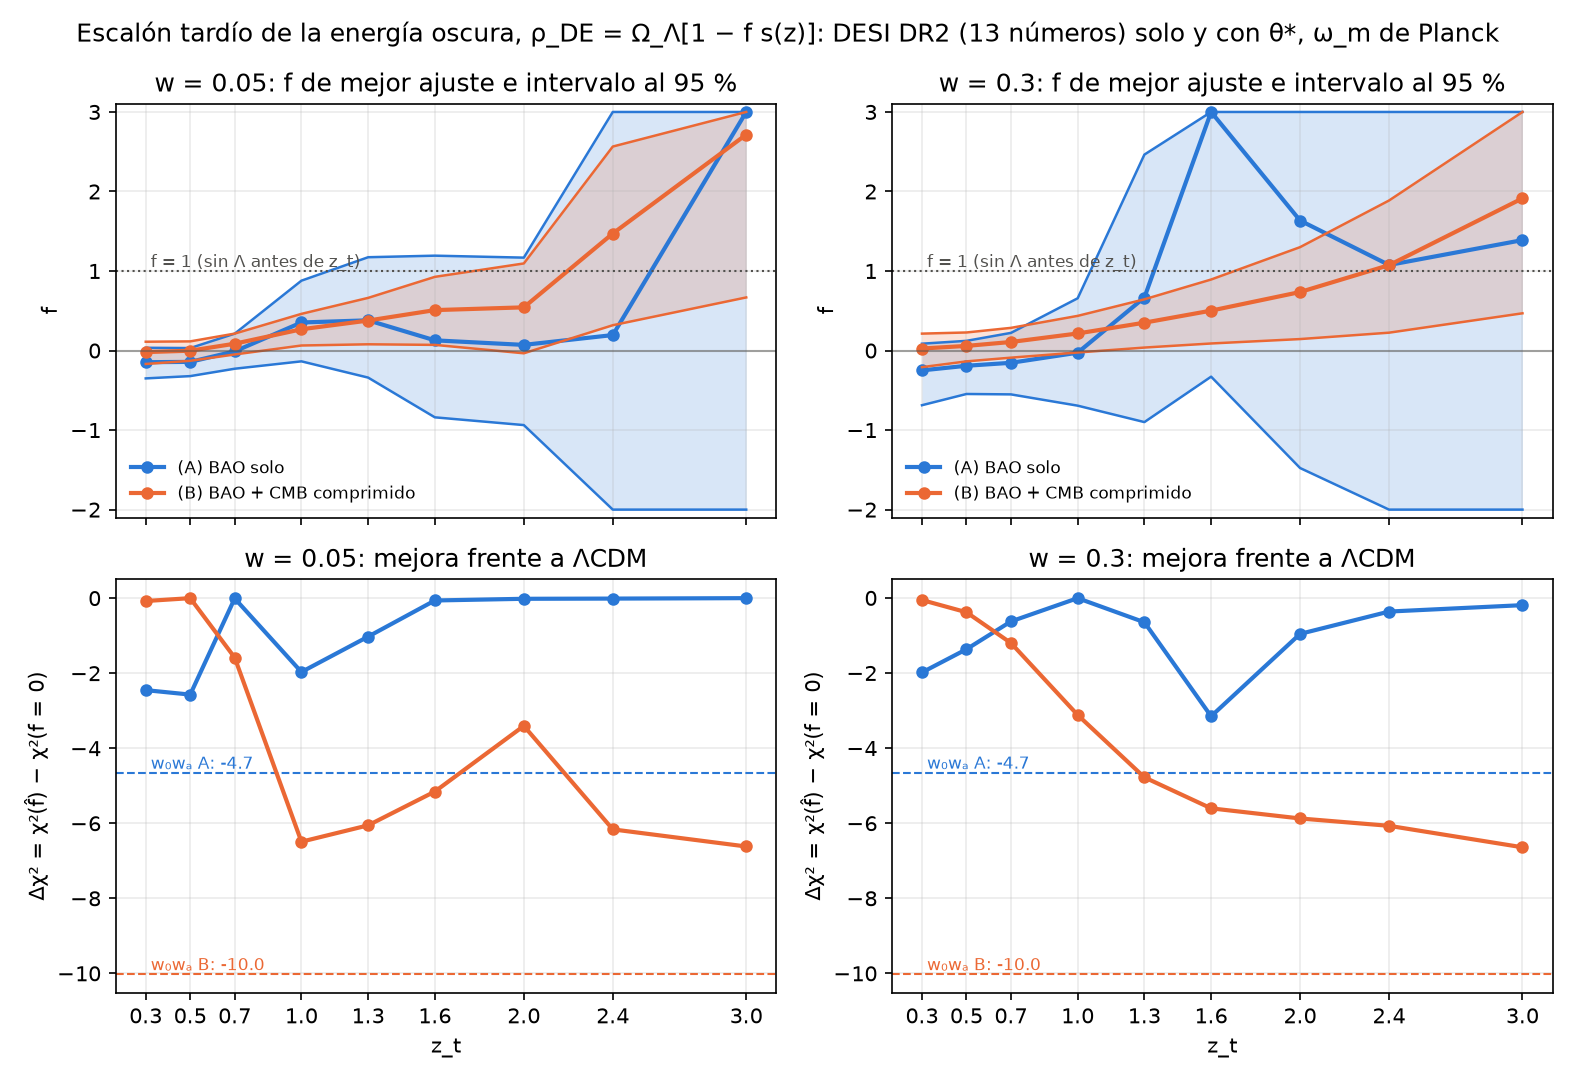

Write the Python code that produced this figure.
#!/usr/bin/env python3
"""
Exploration only (ESCALON.md): how late can dark energy switch on? Sweep of a deterministic step.

Model (flat):  rho_DE(z) / rho_crit,0 = Omega_L [1 - f s(z)],   s(z) = 1/2 [1 + tanh((ln(1+z) - ln(1+z_t)) / w)],
s -> 1 in the past: f = 1 is dark energy absent before z_t, f = 2 a sign change, f = 0 LCDM. Flatness fixes Omega_L today,
Omega_L [1 - f s(0)] = 1 - Omega_m (- Omega_r in B), so the shape actually used is g(z) = [1 - f s(z)] / [1 - f s(0)]
(s(0) < 4e-5 for w = 0.05; up to 0.15 for w = 0.3, z_t = 0.3). Distances are exact integrals (Simpson on fixed grids, checked
against quad), H^2 > 0 is checked on every grid point (a violation gives chi^2 = inf and is reported).
Grid: z_t in {0.3, 0.5, 0.7, 1.0, 1.3, 1.6, 2.0, 2.4, 3.0} x w in {0.05, 0.3}; profile of chi^2 in f in [-2, 3] (step 0.05)
with the 13 DESI DR2 numbers and the official covariance, in two treatments:
  (A) BAO only: Omega_m and h r_d free (h r_d analytic, Omega_m by bounded Brent), no radiation, as cuesta.py.
  (B) BAO + compressed CMB: parameters (h, omega_m, f). r_d(omega_m) and r_s(z_*; omega_m) from the no-dark-energy integral of
      everpresent/rdcalc.py (omega_b = 0.02237, z_d scaled with Eisenstein-Hu, normalised to CAMB at Planck as rd_planck.json),
      z_* scaled with omega_m by Hu-Sugiyama (theta_star.py); D_M(z_*) with the modified history (radiation included);
      100 theta_* = 100 r_s(z_*) / D_M(z_*), calibrated so that the Planck LCDM history gives CAMB's value (rd_planck.json,
      the "calibrated" variant of theta_star.py). chi^2 adds [(100 theta_* - 1.04110) / 0.00031]^2 (theta_star.py, Planck 2018
      Table 2) and [(omega_m - 0.14301) / 0.0011]^2 (omega_m incl. nu of rd_planck.json; the error is not in the repo files:
      Planck 2018 VI, arXiv:1807.06209, Table 2, TT,TE,EE+lowE+lensing, Omega_m h^2 = 0.1430 +- 0.0011, checked on arXiv).
      (h, omega_m) by least squares (trf, bounds) on the whitened residuals.
Per cell: best f, Delta chi^2 = chi^2(f_best) - chi^2(f = 0) (<= 0), the 95 % interval of f (Delta chi^2 = 3.84 from the
minimum, connected interval around the best fit, edges / H^2 > 0 wall flagged), Delta chi^2 at f = 1, and in (B) H0 and
Omega_m of the best fit. For comparison, Delta chi^2 of flat w0waCDM with the same data: (A) cuesta.fit_both (same priors);
(B) (h, omega_m, w0, wa) with the same CMB terms, multi-start least squares with the DESI priors w0 in [-3, 1], wa in [-3, 2],
w0 + wa < 0.
Look-elsewhere: N_UNI = 2000 noise-only LCDM universes, the noise vectors of cuesta.py (seed 20261105, official covariance);
truth = the LCDM best fit of each treatment ((A): Omega_m, h r_d; (B): h, omega_m, which also sets the "observed" theta_* and
omega_m, perturbed with their Planck errors, seed SEED_CMB). Same sweep per universe (coarse f grid, step 0.25, plus bounded
refinement); distribution of the best Delta chi^2 over (z_t, w, f); global p-value = fraction of universes with a best
Delta chi^2 at least as negative as the observed one; local p-values per cell as well.

    ../venv/bin/python escalon.py        # writes escalon.{json,txt,png} and escalon_universos.npz; nothing in results/ or papers
"""

from __future__ import annotations

import json
import sys
import time
from multiprocessing import Pool
from pathlib import Path

import numpy as np
from scipy.integrate import quad
from scipy.interpolate import CubicSpline
from scipy.linalg import solve_triangular
from scipy.optimize import brentq, least_squares, minimize_scalar

HERE = Path(__file__).resolve().parent
sys.path.insert(0, str(HERE.parent / "cuesta"))
sys.path.insert(0, str(HERE.parent / "everpresent"))
import cuesta as CU  # noqa: E402  (data, Simpson grid, LCDM / w0wa fitters, noise seed)
import rdcalc as RC  # noqa: E402  (c_s, rd_standard, zd, NORM, OMB; reads rd_planck.json)

C_KMS = CU.C_KMS
RDJ = RC.RDJ
ZT_GRID = (0.3, 0.5, 0.7, 1.0, 1.3, 1.6, 2.0, 2.4, 3.0)
W_GRID = (0.05, 0.3)
F_FINE = np.round(np.arange(-2.0, 3.0 + 1e-9, 0.05), 3)
F_COARSE = np.round(np.arange(-2.0, 3.0 + 1e-9, 0.25), 3)
F_LO, F_HI = -2.0, 3.0
DCHI2_95 = 3.84
N_UNI = CU.N_UNI
SEED_CMB = 20261111
# Planck 2018, TT,TE,EE+lowE+lensing (arXiv:1807.06209 Table 2)
TH_P, SIG_TH = 1.04110, 0.00031  # as everpresent/cmb_real/theta_star.py
WM_P = RDJ["omega_m_incl_nu"]  # 0.14301 (omega_b + omega_c + omega_nu of ou_cmb.PLANCK18)
SIG_WM = 0.0011  # Omega_m h^2 = 0.1430 +- 0.0011; not in rd_planck.json / theta_star.py, taken from Table 2 (checked)
H0_P = RDJ["H0"]
OMR = RDJ["omega_r"]
ZSTAR = RDJ["zstar"]
TH_CAMB = RDJ["thetastar100"]
BOUNDS_B = ([0.4, 0.05], [1.0, 0.30])  # h, omega_m
BOUNDS_W = ([0.4, 0.05, -3.0, -3.0], [1.0, 0.30, 1.0, 2.0])  # h, omega_m, w0, wa (DESI DR2 priors on w0, wa)
W_STARTS = ((-1.0, 0.0), (-0.5, -1.6), (-1.2, 0.8), (-0.75, -1.0), (-0.3, -2.5), (-0.9, -0.3))
BIG = 1e8

# ----------------------------------------------------------------------------------------------------------------------
# data and grids (low z from cuesta.py: 7 Simpson segments [z_{k-1}, z_k], 128 subintervals; high z: Simpson in u = ln(1+z))
# ----------------------------------------------------------------------------------------------------------------------
OBS, COV, CINV, L_COV = CU.OBS, CU.COV, CU.CINV, CU.L_COV
Z, ZU, ROW_Z, SEG, ZG, WG = CU.Z, CU.ZU, CU.ROW_Z, CU.SEG, CU.ZG, CU.WG
IS_DM, IS_DH = CU.IS_DM, CU.IS_DH
_1PZ, _1PZ3, _1PZ4 = 1.0 + ZG, (1.0 + ZG) ** 3, (1.0 + ZG) ** 4
_1PZU, _1PZU3, _1PZU4 = 1.0 + ZU, (1.0 + ZU) ** 3, (1.0 + ZU) ** 4
N_HI = 4001
U_HI = np.linspace(np.log1p(ZU[-1]), np.log1p(ZSTAR), N_HI)
_W_HI = np.ones(N_HI)
_W_HI[1:-1:2], _W_HI[2:-1:2] = 4.0, 2.0
_W_HI *= (U_HI[-1] - U_HI[0]) / (N_HI - 1) / 3.0
_EU, _E3U, _E4U = np.exp(U_HI), np.exp(3 * U_HI), np.exp(4 * U_HI)
Z_HI = _EU - 1.0


def step_s(z, zt: float, w: float):
    return 0.5 * (1.0 + np.tanh((np.log1p(z) - np.log1p(zt)) / w))


class Cell:
    """s(z) of one (z_t, w) on the three grids and at z = 0."""

    def __init__(self, zt: float, w: float):
        self.zt, self.w = zt, w
        self.s_lo, self.s_u, self.s_hi, self.s0 = step_s(ZG, zt, w), step_s(ZU, zt, w), step_s(Z_HI, zt, w), float(step_s(0.0, zt, w))
        self.name = f"zt_{zt:g}|w_{w:g}"

    def shapes(self, f: float):
        n = 1.0 - f * self.s0
        return (1.0 - f * self.s_lo) / n, (1.0 - f * self.s_u) / n, (1.0 - f * self.s_hi) / n


CELLS = [Cell(zt, w) for w in W_GRID for zt in ZT_GRID]


def cpl_shapes(w0: float, wa: float):
    p = 3.0 * (1.0 + w0 + wa)
    g_lo = _1PZ**p * np.exp(-3.0 * wa * ZG / _1PZ)
    g_u = _1PZU**p * np.exp(-3.0 * wa * ZU / _1PZU)
    g_hi = np.exp(p * U_HI) * np.exp(-3.0 * wa * (1.0 - 1.0 / _EU))
    return g_lo, g_u, g_hi


def dist_lo(om: float, orad: float, g_lo, g_u):
    """Dimensionless D_type H0/c at the 13 rows and the cumulative D_M at the 7 z; None if H^2 <= 0 somewhere."""
    ode = 1.0 - om - orad
    e2 = om * _1PZ3 + orad * _1PZ4 + ode * g_lo
    e2u = om * _1PZU3 + orad * _1PZU4 + ode * g_u
    if e2.min() <= 0.0 or e2u.min() <= 0.0:
        return None, None, min(e2.min(), e2u.min())
    dm_u = np.cumsum(np.bincount(SEG, weights=WG / np.sqrt(e2), minlength=len(ZU)))
    dh_u = 1.0 / np.sqrt(e2u)
    dm, dh = dm_u[ROW_Z], dh_u[ROW_Z]
    return np.where(IS_DM, dm, np.where(IS_DH, dh, np.cbrt(Z * dm * dm * dh))), dm_u, 0.0


def dist_hi(om: float, orad: float, g_hi):
    """Dimensionless int_{z_7}^{z_*} dz / E(z) and 1/E(z_*); None if H^2 <= 0."""
    e2 = om * _E3U + orad * _E4U + (1.0 - om - orad) * g_hi
    if e2.min() <= 0.0:
        return None, None, e2.min()
    e = np.sqrt(e2)
    return float(np.sum(_W_HI * _EU / e)), float(1.0 / e[-1]), 0.0


# ----------------------------------------------------------------------------------------------------------------------
# sound horizons and z_* as functions of omega_m (splines on quad results)
# ----------------------------------------------------------------------------------------------------------------------
def zstar_hs(wm: float, wb: float = RC.OMB) -> float:
    """Hu & Sugiyama (1996) fitting formula for z_* (copied from theta_star.py), used only as a ratio to scale CAMB's z_*."""
    g1 = 0.0783 * wb**-0.238 / (1 + 39.5 * wb**0.763)
    g2 = 0.560 / (1 + 21.1 * wb**1.81)
    return 1048 * (1 + 0.00124 * wb**-0.738) * (1 + g1 * wm**g2)


def zstar_of(wm: float) -> float:
    return ZSTAR * zstar_hs(wm) / zstar_hs(WM_P)


_WM_GRID = np.linspace(0.08, 0.26, 361)
RD_SPL = CubicSpline(_WM_GRID, [RC.NORM * RC.rd_standard(w, float(RC.zd(w))) for w in _WM_GRID])
RS_SPL = CubicSpline(_WM_GRID, [RC.NORM * RC.rd_standard(w, zstar_of(w)) for w in _WM_GRID])


def theta_raw(h: float, wm: float, dm7: float, hi: float, inv_e_star: float) -> float:
    """100 r_s(z_*) / D_M(z_*), uncalibrated. dm7, hi: dimensionless integrals to z_7 and from z_7 to CAMB's z_*;
    first-order correction for z_*(omega_m) - z_*^CAMB."""
    dm_star = C_KMS / (100.0 * h) * (dm7 + hi + inv_e_star * (zstar_of(wm) - ZSTAR))
    return 100.0 * float(RS_SPL(wm)) / dm_star


def _cal() -> float:
    om, orad = WM_P / (H0_P / 100) ** 2, OMR / (H0_P / 100) ** 2
    _, dm_u, _ = dist_lo(om, orad, 1.0, 1.0)
    hi, ie, _ = dist_hi(om, orad, 1.0)
    return theta_raw(H0_P / 100, WM_P, dm_u[-1], hi, ie) / TH_CAMB


CAL = _cal()  # theta_* of the Planck LCDM history through this code over CAMB's


# ----------------------------------------------------------------------------------------------------------------------
# treatment (A): BAO only
# ----------------------------------------------------------------------------------------------------------------------
def chi2_A_om(om: float, g_lo, g_u, y) -> tuple[float, float]:
    d, _, bad = dist_lo(om, 0.0, g_lo, g_u)
    if d is None:
        return BIG * (1.0 - bad), np.nan
    cd = CINV @ d
    s = (cd @ y) / (cd @ d)
    r = y - s * d
    return float(r @ CINV @ r), float(C_KMS / (100.0 * s))


_OM_GRID = np.linspace(0.05, 0.95, 19)


def fit_A(f: float, cell: Cell, y) -> tuple[float, float, float]:
    """chi^2 minimised over Omega_m (grid + bounded Brent) and h r_d (analytic) at fixed f. Returns (chi2, Omega_m, h r_d)."""
    g_lo, g_u, _ = cell.shapes(f)
    fun = lambda om: chi2_A_om(om, g_lo, g_u, y)[0]
    vals = [fun(o) for o in _OM_GRID]
    j = int(np.argmin(vals))
    if vals[j] >= BIG:
        return np.inf, np.nan, np.nan
    lo, hi = _OM_GRID[max(j - 1, 0)], _OM_GRID[min(j + 1, len(_OM_GRID) - 1)]
    r = minimize_scalar(fun, bounds=(lo, hi), method="bounded", options={"xatol": 1e-7})
    c, hrd = chi2_A_om(float(r.x), g_lo, g_u, y)
    if c >= BIG:
        return np.inf, np.nan, np.nan
    return c, float(r.x), hrd


# ----------------------------------------------------------------------------------------------------------------------
# treatment (B): BAO + compressed CMB
# ----------------------------------------------------------------------------------------------------------------------
def resid_B(p, shapes, y, th_obs: float, wm_obs: float) -> np.ndarray:
    h, wm = p[0], p[1]
    g_lo, g_u, g_hi = shapes(p)
    om, orad = wm / h**2, OMR / h**2
    d, dm_u, bad1 = dist_lo(om, orad, g_lo, g_u)
    hi, ie, bad2 = dist_hi(om, orad, g_hi)
    if d is None or hi is None:
        return np.full(15, 1e3 * (1.0 + abs(min(bad1, bad2))))
    pred = C_KMS / (100.0 * h * float(RD_SPL(wm))) * d
    r = solve_triangular(L_COV, y - pred, lower=True)
    th = theta_raw(h, wm, dm_u[-1], hi, ie) / CAL
    return np.concatenate([r, [(th - th_obs) / SIG_TH, (wm - wm_obs) / SIG_WM]])


def _ls(fun, x0, bounds, args):
    return least_squares(fun, np.asarray(x0, float), bounds=bounds, args=args, method="trf",
                         x_scale=np.array([0.01, 0.001] + [0.1] * (len(x0) - 2)), ftol=1e-10, xtol=1e-10, gtol=1e-10, max_nfev=400)


def fit_B(f: float, cell: Cell, y, th_obs: float, wm_obs: float, x0=(0.68, 0.143)) -> tuple[float, float, float]:
    """chi^2 minimised over (h, omega_m) at fixed f. Returns (chi2, h, omega_m); chi2 = inf if H^2 <= 0 at the solution."""
    sh = lambda p, f=f: cell.shapes(f)
    r = _ls(resid_B, x0, BOUNDS_B, (sh, y, th_obs, wm_obs))
    if r.fun[0] >= 1e3:
        return np.inf, np.nan, np.nan
    return float(2.0 * r.cost), float(r.x[0]), float(r.x[1])


def theta_of_B(h: float, wm: float, f: float, cell: Cell | None) -> float:
    g_lo, g_u, g_hi = cell.shapes(f) if cell is not None else (1.0, 1.0, 1.0)
    om, orad = wm / h**2, OMR / h**2
    _, dm_u, _ = dist_lo(om, orad, g_lo, g_u)
    hi, ie, _ = dist_hi(om, orad, g_hi)
    return theta_raw(h, wm, dm_u[-1], hi, ie) / CAL


def fit_w0wa_B(y, th_obs: float, wm_obs: float, x0_lcdm) -> dict:
    def res(p, y, th, wm):
        base = resid_B(p, lambda q: cpl_shapes(q[2], q[3]), y, th, wm)
        pen = 1e3 * max(0.0, p[2] + p[3])  # DESI prior w0 + wa < 0
        return np.concatenate([base, [pen]])

    best = None
    for w0, wa in W_STARTS:
        r = _ls(res, [x0_lcdm[0], x0_lcdm[1], w0, wa], BOUNDS_W, (y, th_obs, wm_obs))
        if best is None or r.cost < best.cost:
            best = r
    h, wm, w0, wa = (float(v) for v in best.x)
    return {"chi2": float(2.0 * best.cost), "H0": 100 * h, "omega_m": wm, "Omega_m": wm / h**2, "w0": w0, "wa": wa}


# ----------------------------------------------------------------------------------------------------------------------
# profiles, intervals, sweeps
# ----------------------------------------------------------------------------------------------------------------------
def profile_fun(treat: str, cell: Cell, y, th_obs=None, wm_obs=None):
    """Returns chi2(f) (float, inf if H^2 <= 0) with warm start in (B)."""
    if treat == "A":
        return lambda f: fit_A(f, cell, y)[0]
    state = {"x0": (0.68, 0.143)}

    def fun(f):
        c, h, wm = fit_B(f, cell, y, th_obs, wm_obs, state["x0"])
        if np.isfinite(c):
            state["x0"] = (h, wm)
        return c
    return fun


def refine(fun, fgrid, vals) -> tuple[float, float]:
    """Bounded minimisation between the neighbours of the grid minimum. Returns (f_best, chi2_best)."""
    fin = np.isfinite(vals)
    if not fin.any():
        return np.nan, np.inf
    j = int(np.nanargmin(np.where(fin, vals, np.inf)))
    lo = fgrid[j - 1] if j > 0 and fin[j - 1] else fgrid[j]
    hi = fgrid[j + 1] if j < len(fgrid) - 1 and fin[j + 1] else fgrid[j]
    if hi - lo < 1e-9:
        return float(fgrid[j]), float(vals[j])
    r = minimize_scalar(fun, bounds=(lo, hi), method="bounded", options={"xatol": 1e-4})
    if np.isfinite(r.fun) and r.fun < vals[j]:
        return float(r.x), float(r.fun)
    return float(fgrid[j]), float(vals[j])


def interval95(fun, fgrid, vals, f_best: float, c_best: float) -> dict:
    """Connected 95 % interval around f_best: Delta chi^2 = chi2 - c_best <= 3.84; brentq on the re-fitted profile."""
    out = {}
    g = lambda f: fun(f) - c_best - DCHI2_95
    for side, order in (("lo", range(len(fgrid) - 1, -1, -1)), ("hi", range(len(fgrid)))):
        sel = [k for k in order if (fgrid[k] < f_best if side == "lo" else fgrid[k] > f_best)]
        last_ok, first_bad, wall = f_best, None, False
        for k in (sel[::-1] if side == "lo" else sel):  # walking away from f_best
            v = vals[k]
            if not np.isfinite(v):
                first_bad, wall = fgrid[k], True
                break
            if v - c_best > DCHI2_95:
                first_bad = fgrid[k]
                break
            last_ok = fgrid[k]
        if first_bad is None:
            out[side] = {"f": F_LO if side == "lo" else F_HI, "flag": "borde"}
        elif wall:
            # H^2 <= 0 beyond last_ok: bisect to the wall, then the 3.84 crossing if it is before the wall
            a, b = (first_bad, last_ok) if side == "lo" else (last_ok, first_bad)
            for _ in range(30):
                m = 0.5 * (a + b)
                ok = np.isfinite(fun(m))
                if side == "lo":
                    a, b = (a, m) if ok else (m, b)
                else:
                    a, b = (m, b) if ok else (a, m)
            fw = b if side == "lo" else a
            if g(fw) > 0:
                out[side] = {"f": float(brentq(g, *(sorted((last_ok, fw))), xtol=1e-5)), "flag": ""}
            else:
                out[side] = {"f": float(fw), "flag": "muro H2"}
        else:
            out[side] = {"f": float(brentq(g, *(sorted((last_ok, first_bad))), xtol=1e-5)), "flag": ""}
    dv = vals - c_best
    inside = (fgrid >= out["lo"]["f"] - 1e-9) & (fgrid <= out["hi"]["f"] + 1e-9)
    out["n_fine_points_allowed_outside"] = int(np.sum(np.isfinite(dv) & (dv <= DCHI2_95) & ~inside))
    return out


def sweep(treat: str, y, th_obs=None, wm_obs=None, fgrid=F_COARSE, full: bool = False) -> dict:
    """All cells. full=True: fine grid, intervals, f = 1, H0 (real data); else best f and Delta chi^2 only (universes)."""
    if treat == "A":
        c0 = CU.fit_lcdm(y)[0]
    else:
        c0, h0, wm0 = fit_B(0.0, CELLS[0], y, th_obs, wm_obs)
    res = {"chi2_0": float(c0), "cells": {}}
    if treat == "B":
        res["lcdm"] = {"H0": 100 * h0, "omega_m": wm0, "Omega_m": wm0 / h0**2}
    for cell in CELLS:
        fun = profile_fun(treat, cell, y, th_obs, wm_obs)
        vals = np.array([fun(f) for f in fgrid])
        fb, cb = refine(fun, fgrid, vals)
        d = {"f_best": fb, "dchi2": cb - c0}
        if full:
            d["profile"] = [None if not np.isfinite(v) else float(v - c0) for v in vals]
            d["interval95"] = interval95(fun, fgrid, vals, fb, cb)
            d["dchi2_f1"] = float(fun(1.0) - c0) if np.isfinite(fun(1.0)) else None
            d["f1_excluded95"] = (d["dchi2_f1"] is None) or (d["dchi2_f1"] - (cb - c0) > DCHI2_95)
            d["chi2_at_f0_check"] = float(fun(0.0) - c0)
            if treat == "A":
                _, om, hrd = fit_A(fb, cell, y)
                d.update(Omega_m=om, h_rd=hrd)
            else:
                _, h, wm = fit_B(fb, cell, y, th_obs, wm_obs)
                d.update(H0=100 * h, omega_m=wm, Omega_m=wm / h**2, theta100=theta_of_B(h, wm, fb, cell))
        res["cells"][cell.name] = d
    return res


# ----------------------------------------------------------------------------------------------------------------------
# checks
# ----------------------------------------------------------------------------------------------------------------------
def check_distances() -> dict:
    """Grid distances against quad for a few (cell, f, Omega_m), low z (13 rows) and D_M(z_*)."""
    worst_lo = worst_hi = 0.0
    for cell, f, om in ((CELLS[0], 1.0, 0.3), (CELLS[9], 2.0, 0.3), (CELLS[4], -1.5, 0.25), (CELLS[16], 0.8, 0.32)):
        g_lo, g_u, g_hi = cell.shapes(f)
        orad = OMR / 0.68**2
        d, dm_u, _ = dist_lo(om, orad, g_lo, g_u)
        hi, _, _ = dist_hi(om, orad, g_hi)
        n = 1.0 - f * cell.s0
        E = lambda x: np.sqrt(om * (1 + x) ** 3 + orad * (1 + x) ** 4 + (1 - om - orad) * (1 - f * step_s(x, cell.zt, cell.w)) / n)
        for i, (k, z) in enumerate(zip(CU.KINDS, Z)):
            dm = quad(lambda x: 1 / E(x), 0, z, epsrel=1e-12, points=[cell.zt], limit=200)[0]
            ref = {"DM": dm, "DH": 1 / E(z), "DV": (z * dm * dm / E(z)) ** (1 / 3)}[k]
            worst_lo = max(worst_lo, abs(d[i] / ref - 1))
        ref_hi = quad(lambda x: 1 / E(x), ZU[-1], ZSTAR, epsrel=1e-12, points=[cell.zt] if cell.zt > ZU[-1] else None, limit=400)[0]
        worst_hi = max(worst_hi, abs((dm_u[-1] + hi) / (quad(lambda x: 1 / E(x), 0, ZU[-1], epsrel=1e-12, limit=200)[0] + ref_hi) - 1))
    return {"grid_vs_quad_max_rel_13rows": worst_lo, "grid_vs_quad_max_rel_DM_zstar": worst_hi}


def check_sound_horizons() -> dict:
    rd_aub = lambda wm: 55.154 * np.exp(-72.3 * (RDJ["rd_aubourg"]["omega_nu"] + 0.0006) ** 2) / ((wm - RDJ["rd_aubourg"]["omega_nu"]) ** 0.25351 * RC.OMB**0.12807)
    return {"rd_at_planck": float(RD_SPL(WM_P)), "rd_camb": RDJ["rdrag_Mpc"], "rs_zstar_at_planck": float(RS_SPL(WM_P)),
            "rs_zstar_camb": RDJ["rs_zstar_Mpc"], "rel_rs": float(RS_SPL(WM_P) / RDJ["rs_zstar_Mpc"] - 1),
            "theta_calibration_CAL": CAL, "theta_raw_minus_camb_in_sigma": (CAL - 1) * TH_CAMB / SIG_TH,
            "dlnrd_dlnwm_here": float(RD_SPL.derivative()(WM_P) * WM_P / RD_SPL(WM_P)),
            "dlnrd_dlnwm_aubourg": float((np.log(rd_aub(WM_P * 1.01)) - np.log(rd_aub(WM_P * 0.99))) / (np.log(1.01) - np.log(0.99))),
            "zstar_planck": ZSTAR, "zstar_at_wm_plus_1pct": zstar_of(WM_P * 1.01)}


# ----------------------------------------------------------------------------------------------------------------------
# universes
# ----------------------------------------------------------------------------------------------------------------------
_U = {}


def _worker(i: int):
    yA = _U["predA"] + _U["noise"][i]
    yB = _U["predB"] + _U["noise"][i]
    th = _U["thB"] + SIG_TH * _U["cmb"][i, 0]
    wm = _U["wmB"] + SIG_WM * _U["cmb"][i, 1]
    rA = sweep("A", yA)
    rB = sweep("B", yB, th, wm)
    out = []
    for r in (rA, rB):
        out.append([r["cells"][c.name]["dchi2"] for c in CELLS])
        out.append([r["cells"][c.name]["f_best"] for c in CELLS])
    return np.array(out)  # (4, 18): dchi2_A, f_A, dchi2_B, f_B


def main() -> None:
    t0 = time.time()
    checks = {**check_distances(), **check_sound_horizons()}
    print("comprobaciones:", json.dumps(checks, indent=1), flush=True)

    # real data
    realA = sweep("A", OBS, fgrid=F_FINE, full=True)
    cA = CU.fit_both(OBS)
    realA["w0wa"] = {"dchi2": -cA[0], "chi2": cA[4], "Omega_m": cA[5], "h_rd": cA[6], "w0": cA[7], "wa": cA[8]}
    print(f"(A) chi2_0 = {realA['chi2_0']:.3f}; w0wa dchi2 = {-cA[0]:.3f}  [{time.time() - t0:.0f} s]", flush=True)
    realB = sweep("B", OBS, TH_P, WM_P, fgrid=F_FINE, full=True)
    lB = realB["lcdm"]
    wB = fit_w0wa_B(OBS, TH_P, WM_P, (lB["H0"] / 100, lB["omega_m"]))
    realB["w0wa"] = {**wB, "dchi2": wB["chi2"] - realB["chi2_0"]}
    realB["lcdm"]["theta100"] = theta_of_B(lB["H0"] / 100, lB["omega_m"], 0.0, None)
    realB["lcdm"]["chi2_parts"] = {"theta": ((realB["lcdm"]["theta100"] - TH_P) / SIG_TH) ** 2, "omega_m": ((lB["omega_m"] - WM_P) / SIG_WM) ** 2}
    print(f"(B) LCDM: H0 = {lB['H0']:.2f}, omega_m = {lB['omega_m']:.5f}, chi2_0 = {realB['chi2_0']:.3f}; "
          f"w0wa: dchi2 = {realB['w0wa']['dchi2']:.3f}, H0 = {wB['H0']:.2f}, w0 = {wB['w0']:.3f}, wa = {wB['wa']:.3f}  [{time.time() - t0:.0f} s]", flush=True)
    for name, r in (("A", realA), ("B", realB)):
        for c in CELLS:
            d = r["cells"][c.name]
            iv = d["interval95"]
            extra = f"  H0 = {d['H0']:.2f}" if name == "B" else ""
            print(f"({name}) {c.name:14s} f = {d['f_best']:+.3f}  dchi2 = {d['dchi2']:+.3f}  95%: [{iv['lo']['f']:+.3f}{iv['lo']['flag'][:1]}, "
                  f"{iv['hi']['f']:+.3f}{iv['hi']['flag'][:1]}]  dchi2(f=1) = {d['dchi2_f1']}  f=1 excl: {d['f1_excluded95']}{extra}", flush=True)
    bestA = min(realA["cells"].values(), key=lambda d: d["dchi2"])["dchi2"]
    bestB = min(realB["cells"].values(), key=lambda d: d["dchi2"])["dchi2"]
    # the same observed sweep with the coarse grid of the universes (for the p-value on equal footing)
    obsA_c = min(d["dchi2"] for d in sweep("A", OBS)["cells"].values())
    obsB_c = min(d["dchi2"] for d in sweep("B", OBS, TH_P, WM_P)["cells"].values())

    # universes
    rng_n = np.random.default_rng(CU.SEED_NOISE)
    noise = rng_n.standard_normal((N_UNI, 13)) @ L_COV.T
    cmb = np.random.default_rng(SEED_CMB).standard_normal((N_UNI, 2))
    _, omA, hrdA = CU.fit_lcdm(OBS)
    predA = C_KMS / (100.0 * hrdA) * CU.dhat13(omA, -1.0, 0.0)
    hB, wmB = lB["H0"] / 100, lB["omega_m"]
    dB, _, _ = dist_lo(wmB / hB**2, OMR / hB**2, 1.0, 1.0)
    predB = C_KMS / (100.0 * hB * float(RD_SPL(wmB))) * dB
    _U.update(noise=noise, cmb=cmb, predA=predA, predB=predB, thB=realB["lcdm"]["theta100"], wmB=wmB)
    t1 = time.time()
    with Pool() as pool:
        U = np.array(pool.map(_worker, range(N_UNI), chunksize=10))  # (N_UNI, 4, 18)
    print(f"universos: {time.time() - t1:.0f} s", flush=True)
    np.savez_compressed(HERE / "escalon_universos.npz", cells=np.array([c.name for c in CELLS]),
                        columns=np.array(["dchi2_A", "f_A", "dchi2_B", "f_B"]), data=U)
    uni = {}
    for name, k, obs_fine, obs_c in (("A", 0, bestA, obsA_c), ("B", 2, bestB, obsB_c)):
        best = U[:, k, :].min(axis=1)
        jbest = U[:, k, :].argmin(axis=1)
        uni[name] = {"observed_best_dchi2_fine": obs_fine, "observed_best_dchi2_coarse": obs_c,
                     "p_global": float(np.mean(best <= obs_c)), "p_global_vs_fine": float(np.mean(best <= obs_fine)),
                     "p_err": float(np.sqrt(np.mean(best <= obs_c) * (1 - np.mean(best <= obs_c)) / N_UNI)),
                     "best_dchi2_percentiles_5_50_95": [float(np.percentile(best, q)) for q in (5, 50, 95)],
                     "best_dchi2_mean": float(best.mean()), "frac_best_le_m6": float(np.mean(best <= -6)),
                     "frac_best_le_m3.84": float(np.mean(best <= -3.84)),
                     "best_cell_counts": {c.name: int(np.sum(jbest == j)) for j, c in enumerate(CELLS)},
                     "local": {c.name: {"p_local": float(np.mean(U[:, k, j] <= (realA if name == "A" else realB)["cells"][c.name]["dchi2"])),
                                        "median_dchi2": float(np.median(U[:, k, j])), "p5_dchi2": float(np.percentile(U[:, k, j], 5))}
                               for j, c in enumerate(CELLS)}}
        print(f"({name}) observado {obs_c:+.3f} (fino {obs_fine:+.3f}); p global = {uni[name]['p_global']:.4f}; "
              f"percentiles 5/50/95 del mejor dchi2: {uni[name]['best_dchi2_percentiles_5_50_95']}", flush=True)

    out = {"model": "rho_DE/rho_crit0 = Omega_L [1 - f s(z)], s = 1/2 [1 + tanh((ln(1+z) - ln(1+z_t))/w)], flat, Omega_L from flatness today",
           "zt_grid": ZT_GRID, "w_grid": W_GRID, "f_fine_step": 0.05, "f_coarse_step": 0.25, "f_range": [F_LO, F_HI],
           "planck": {"theta100": TH_P, "sigma_theta100": SIG_TH, "omega_m": WM_P, "sigma_omega_m": SIG_WM,
                      "source": "arXiv:1807.06209 Table 2, TT,TE,EE+lowE+lensing (theta: theta_star.py; omega_m error: Table 2, not in the repo files)",
                      "omega_b": RC.OMB, "omega_r": OMR, "zstar_camb": ZSTAR, "theta100_camb": TH_CAMB},
           "n_universes": N_UNI, "seeds": {"noise": CU.SEED_NOISE, "cmb": SEED_CMB}, "checks": checks,
           "real": {"A": realA, "B": realB}, "universes": uni, "runtime_s": time.time() - t0}
    (HERE / "escalon.json").write_text(json.dumps(out, indent=1), encoding="utf-8")

    lines = [f"escalon: f in [{F_LO}, {F_HI}], paso fino {0.05}; dchi2 = chi2(f_best) - chi2(f = 0); intervalo 95 %: dchi2 = 3.84 desde el minimo",
             f"(A) BAO solo: chi2(LCDM) = {realA['chi2_0']:.3f}; w0wa: dchi2 = {realA['w0wa']['dchi2']:+.3f}",
             f"(B) BAO + CMB: chi2(LCDM) = {realB['chi2_0']:.3f}, H0 = {lB['H0']:.2f}, omega_m = {lB['omega_m']:.5f}, Omega_m = {lB['Omega_m']:.4f}; "
             f"w0wa: dchi2 = {realB['w0wa']['dchi2']:+.3f}, H0 = {wB['H0']:.2f}, w0 = {wB['w0']:.2f}, wa = {wB['wa']:.2f}", ""]
    for name, r in (("A", realA), ("B", realB)):
        lines.append(f"({name}) {'celda':14s} {'f_best':>7s} {'dchi2':>7s} {'f_lo':>8s} {'f_hi':>8s} {'dchi2(f=1)':>10s} {'f=1 excl':>8s}" + ("  H0     Om" if name == "B" else "  Om     h rd"))
        for c in CELLS:
            d = r["cells"][c.name]
            iv = d["interval95"]
            d1 = f"{d['dchi2_f1']:10.2f}" if d["dchi2_f1"] is not None else f"{'H2<0':>10s}"
            tail = f"  {d['H0']:.2f} {d['Omega_m']:.4f}" if name == "B" else f"  {d['Omega_m']:.4f} {d['h_rd']:.2f}"
            lines.append(f"    {c.name:14s} {d['f_best']:+7.3f} {d['dchi2']:+7.2f} {iv['lo']['f']:+7.3f}{(iv['lo']['flag'] or ' ')[0]} "
                         f"{iv['hi']['f']:+7.3f}{(iv['hi']['flag'] or ' ')[0]} {d1} {str(d['f1_excluded95']):>8s}{tail}")
        u = uni[name]
        lines.append(f"    universos: observado {u['observed_best_dchi2_coarse']:+.3f}, p global = {u['p_global']:.4f} +- {u['p_err']:.4f}; "
                     f"mejor dchi2 p5/p50/p95 = {u['best_dchi2_percentiles_5_50_95'][0]:.2f}/{u['best_dchi2_percentiles_5_50_95'][1]:.2f}/{u['best_dchi2_percentiles_5_50_95'][2]:.2f}")
        lines.append("")
    lines.append("comprobaciones: " + json.dumps(checks))
    (HERE / "escalon.txt").write_text("\n".join(lines) + "\n", encoding="utf-8")
    print("\n".join(lines))
    figure(out)


def figure(out: dict) -> None:
    import matplotlib
    matplotlib.use("Agg")
    import matplotlib.pyplot as plt

    col = {"A": "#2a78d6", "B": "#eb6834"}
    fig, axes = plt.subplots(2, 2, figsize=(10.5, 7.2), sharex=True)
    for j, w in enumerate(W_GRID):
        ax, axd = axes[0, j], axes[1, j]
        for name in ("A", "B"):
            r = out["real"][name]["cells"]
            lo = np.array([r[f"zt_{zt:g}|w_{w:g}"]["interval95"]["lo"]["f"] for zt in ZT_GRID])
            hi = np.array([r[f"zt_{zt:g}|w_{w:g}"]["interval95"]["hi"]["f"] for zt in ZT_GRID])
            fb = np.array([r[f"zt_{zt:g}|w_{w:g}"]["f_best"] for zt in ZT_GRID])
            dc = np.array([r[f"zt_{zt:g}|w_{w:g}"]["dchi2"] for zt in ZT_GRID])
            lab = {"A": "(A) BAO solo", "B": "(B) BAO + CMB comprimido"}[name]
            ax.fill_between(ZT_GRID, lo, hi, color=col[name], alpha=0.18, lw=0)
            ax.plot(ZT_GRID, lo, color=col[name], lw=1.2)
            ax.plot(ZT_GRID, hi, color=col[name], lw=1.2)
            ax.plot(ZT_GRID, fb, color=col[name], lw=2, marker="o", ms=5, label=lab)
            axd.plot(ZT_GRID, dc, color=col[name], lw=2, marker="o", ms=5, label=lab)
            dw = out["real"][name]["w0wa"]["dchi2"]
            axd.axhline(dw, color=col[name], lw=1, ls="--")
            axd.text(ZT_GRID[0], dw, f" w₀wₐ {name}: {dw:+.1f}", color=col[name], va="bottom", fontsize=8)
        ax.axhline(1.0, color="#52514e", lw=1, ls=":")
        ax.axhline(0.0, color="#52514e", lw=1, ls="-", alpha=0.5)
        ax.text(ZT_GRID[0], 1.0, " f = 1 (sin Λ antes de z_t)", color="#52514e", va="bottom", ha="left", fontsize=8)
        ax.set_title(f"w = {w:g}: f de mejor ajuste e intervalo al 95 %")
        ax.set_ylabel("f")
        ax.set_ylim(F_LO - 0.1, F_HI + 0.1)
        axd.set_ylabel("Δχ² = χ²(f̂) − χ²(f = 0)")
        axd.set_xlabel("z_t")
        axd.set_title(f"w = {w:g}: mejora frente a ΛCDM")
        for a in (ax, axd):
            a.grid(alpha=0.25)
            a.set_xticks(ZT_GRID)
        ax.legend(loc="lower left", fontsize=8, frameon=False)
    fig.suptitle("Escalón tardío de la energía oscura, ρ_DE = Ω_Λ[1 − f s(z)]: DESI DR2 (13 números) solo y con θ*, ω_m de Planck")
    fig.tight_layout()
    fig.savefig(HERE / "escalon.png", dpi=150)


if __name__ == "__main__":
    main()
